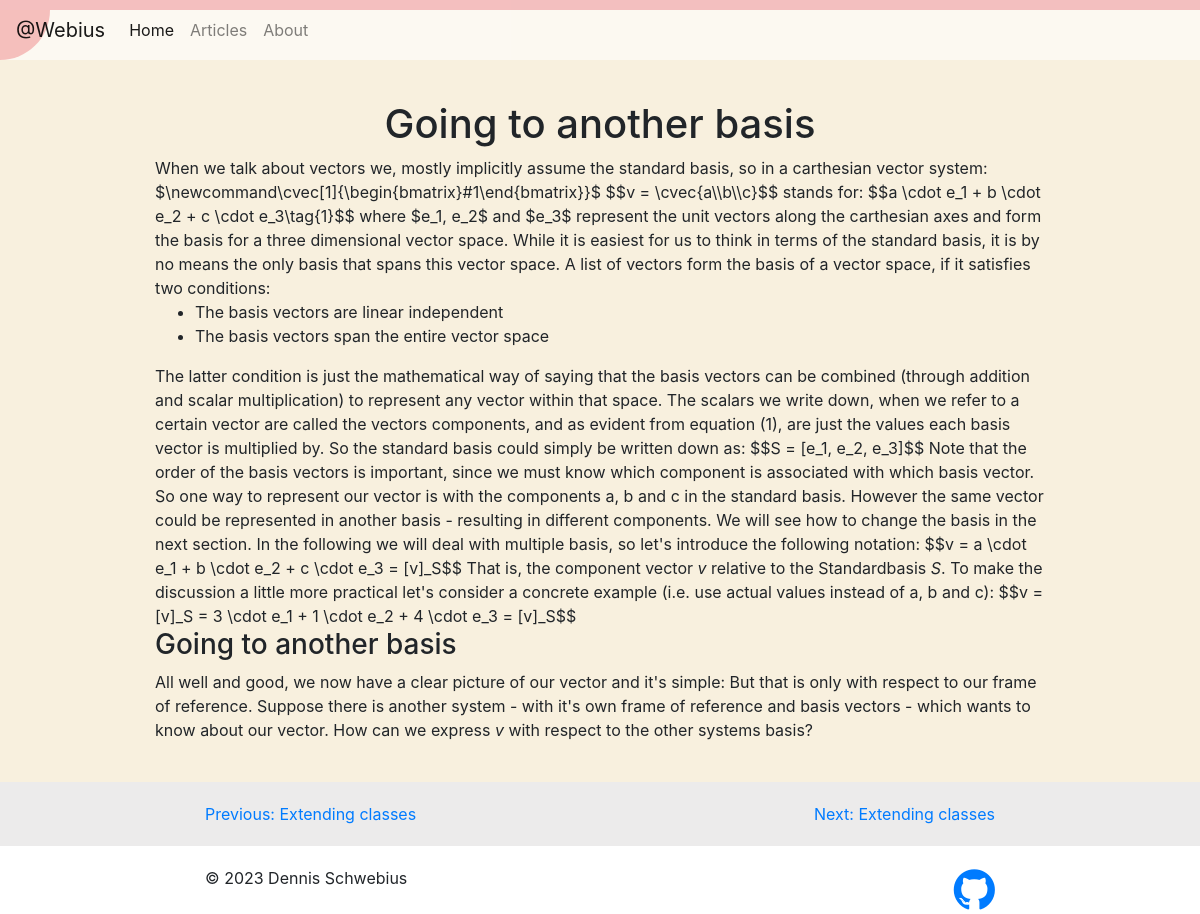
Page /article/first-article on the committed database.
### blog/models.py (models this page shows, shortened)
class Article(models.Model):
    id = models.IntegerField(primary_key=True)
    title = models.CharField(max_length=100)
    slug = models.SlugField(unique=True, blank=True)
    date = models.DateTimeField(default=timezone.now)
    description = models.TextField(default="Description")
    content = models.TextField()

### blog/views.py (the view)
# urls.py: path('article/<slug:slug>', views.article, name="blog-article"),
def article(request, slug):
    context = get_prev_next_article_by_slug(slug)
    return render(request, 'blog/post.html', context=context)

### blog/util.py (called while the page is built)
def get_prev_next_id(current_id):
    number_of_articles = Article.objects.count()
    if current_id > 1:
        prev_id = current_id - 1
    else:
        prev_id = number_of_articles
    if current_id < number_of_articles:
        next_id = current_id + 1
    else:
        next_id = 1
    return prev_id, current_id, next_id

def get_context(prev_id, current_id, next_id):
    return {
        "prev": Article.objects.filter(id=prev_id).first(),
        "article": Article.objects.filter(id=current_id).first(),
        "next": Article.objects.filter(id=next_id).first()
    }

def get_prev_next_article_by_slug(this_slug):
    this_article= Article.objects.filter(slug=this_slug).first()
    prev, id, next_id = get_prev_next_id(this_article.id)
    return get_context(prev, id, next_id)

### blog/templates/blog/post.html
{% extends "blog/base_footer.html" %}
{% block body %}
<div class="container body">
    <h1 class="post-title">
        {% block posttitle %}
            {{ article.title }}
        {% endblock %}
    </h1>
    <div class="post-main">
        {% block postmain %}
            {{ article.content | safe }}
        {% endblock %}
    </div>
</div>
{% endblock %}
{% block footer %}
    <div class="footer-nav row justify-content-center">
        <a class="col-4 text-left" href="/article/{{ prev.slug }}">Previous: {{ prev.title }}</a>
        <a class="col-4 text-right" href="/article/{{ next.slug }}">Next: {{ next.title }}</a>
    </div>
    {{ block.super }}
{% endblock %}

### blog/static/blog/main.css (style rules this page uses)
.site { background-color: rgb(248, 240, 222); }
.body { padding-left: 30px; padding-right: 30px; padding-top: 40px; padding-bottom: 40px; max-width: 950px; }
.post-title { text-align: center; }
.post-main { text-align: left; }
footer .footer-nav { background-color: rgb(236, 235, 235); padding-top: 20px; padding-bottom: 20px; }

### rows in the picture
Article: title "Going to another basis", content "When we talk about vectors we, mostly implicitly assume the standard basis, so in a carthesian vector system: $\\newcommand\\cvec[1]{\\begin{bmatrix}#1\\end{bmatrix}}$ $$v = \\cvec{a\\\\b\\\\c}$$ stands for: $$a \\cdot e_1 + b \\cdot e_2 + c \\cdot e_3\\tag{1}$$ where $e_1, e_2$ and $e_3$ represent the unit vectors along the carthesian axes and form the basis for a three dimensional vector space. While it is easiest for us to think in terms of the standard basis, it is by no means the only basis that spans this vector space. A list of vectors form the basis of a vector space, if it satisfies two conditions: The basis vectors are linear independent The basis vectors span the entire vector space The…"
Article: title "Extending classes"
